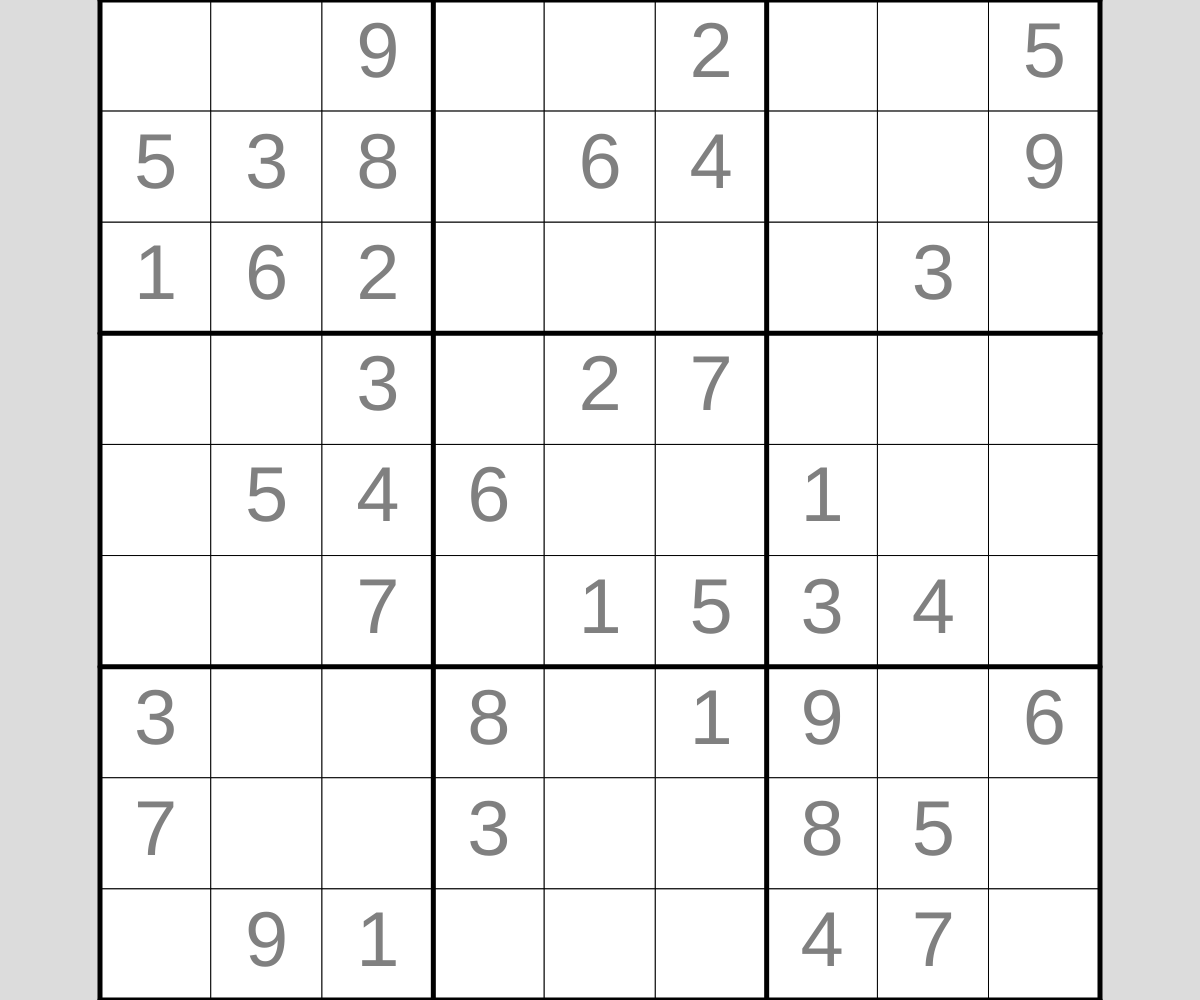
Frame 1 (no input)
Frame 60 (no input): identical to frame 1, image omitted
Frame 120 (the mouse pressed at the canvas centre since frame 60): identical to frame 1, image omitted

The p5.js sketch that drew this single still picture (run headless with seeded random() and noise() and a simulated clock; from frame 60 on, the mouse is pressed at the canvas centre):

// p5.js sketch
// ── sketch.js
// Project Title

const sudokuSize = 9;
let cellSize;
let centerX, centerY;

let sudoku = [[0,0,9,0,0,2,0,0,5],
              [5,3,8,0,6,4,0,0,9],
              [1,6,2,0,0,0,0,3,0],
              [0,0,3,0,2,7,0,0,0],
              [0,5,4,6,0,0,1,0,0],
              [0,0,7,0,1,5,3,4,0],
              [3,0,0,8,0,1,9,0,6],
              [7,0,0,3,0,0,8,5,0],
              [0,9,1,0,0,0,4,7,0]];

let initialState = [[0,0,9,0,0,2,0,0,5],
                    [5,3,8,0,6,4,0,0,9],
                    [1,6,2,0,0,0,0,3,0],
                    [0,0,3,0,2,7,0,0,0],
                    [0,5,4,6,0,0,1,0,0],
                    [0,0,7,0,1,5,3,4,0],
                    [3,0,0,8,0,1,9,0,6],
                    [7,0,0,3,0,0,8,5,0],
                    [0,9,1,0,0,0,4,7,0]];


function setup() {
  createCanvas(windowWidth, windowHeight);
  if (height < width) {
    cellSize = height/sudokuSize;
    centerX = (width - cellSize*sudokuSize) / 2;
    centerY = 0;
  }
  else {
    cellSize = width/sudokuSize; 
    centerY = (height - cellSize*sudokuSize) / 2;
    centerX = 0;
  }
}

function draw() {
  background(220);
  dissplaySudoku();
}

function dissplaySudoku() {
  for (let y = 0; y < sudokuSize; y++) {
    for (let x = 0; x < sudokuSize; x++) {
      fill("white");
      rect(x* cellSize + centerX, y*cellSize + centerY, cellSize, cellSize);

      if (sudoku[y][x] !== 0) {
        //show number

        if (sudoku[y][x] === initialState[y][x]) {
          //one of the given numbers
          fill("gray");
        }
        else {
          fill("black");
        }

        textSize(cellSize * 0.7);
        textAlign(CENTER, CENTER);

        text(sudoku[y][x], x*cellSize + centerX + cellSize/2, y*cellSize + centerY + cellSize/2);
       
      }
    }
  }

  push();
  strokeWeight(5);
  // thick lines deviding in 9ths
  line(cellSize*3 + centerX, 0 + centerY, cellSize*3 + centerX, cellSize*sudokuSize  + centerY);
  line(cellSize*6 + centerX, 0 + centerY, cellSize*6 + centerX, cellSize*sudokuSize + centerY);
  line(0 + centerX, cellSize*3 + centerY, cellSize*sudokuSize + centerX, cellSize*3 + centerY);
  line(0 + centerX, cellSize*6 + centerY, cellSize*sudokuSize + centerX, cellSize*6 + centerY);
  
  // outline
  line(0 + centerX, 0 + centerY, sudokuSize*cellSize + centerX, 0 + centerY); // top
  line(0 + centerX , 0 + sudokuSize*cellSize + centerY, sudokuSize*cellSize + centerX, 0 + sudokuSize*cellSize + centerY); // bottom
  line(0 + centerX, 0 + centerY, 0 + centerX, sudokuSize*cellSize + centerY); // left
  line(0 + sudokuSize*cellSize + centerX, 0 + centerY, 0 + sudokuSize*cellSize + centerX, 0 + sudokuSize*cellSize + centerY); // right
  pop();
}

function changecell(cellX, cellY){
  if (sudoku[cellY][cellX] !== initialState[cellY][cellX] || sudoku[cellY][cellX] === 0) {
    sudoku[cellY][cellX] = key;
  }
}

function mousePressed() {
  let cellX = floor(mouseX / cellSize);
  let cellY = floor(mouseY / cellSize);

  changecell(cellX, cellY); 
}
